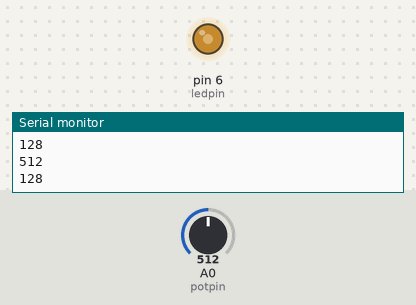
Bench run of a sketch on a simulated Arduino Uno, built with avr-gcc and run on an emulated ATmega328P. Shown: output pins drawn as LEDs (lit = HIGH), the last lines printed to the serial monitor. The inputs (shaded band) are chosen by the test bench; at power-on: A0 (potpin) = 512.

Above: at 1.3 s.
1.4 s: A0 (potpin) set to 716
At 2.7 s:
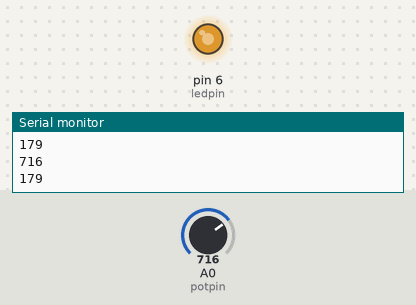
3.0 s: A0 (potpin) set to 900
At 3.8 s:
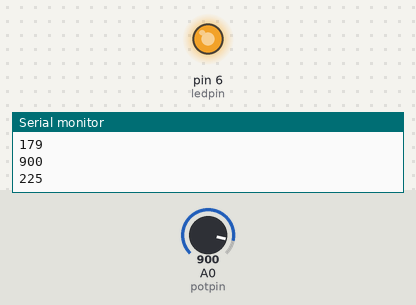
4.5 s: A0 (potpin) set to 122
At 5.1 s:
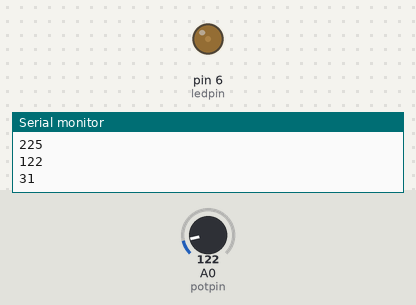
6.0 s: A0 (potpin) set to 0
At 7.2 s:
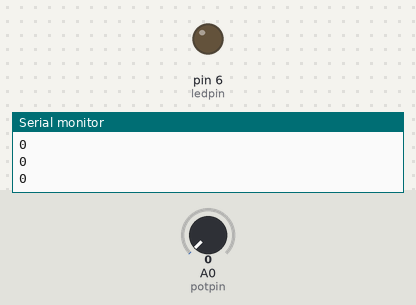
7.5 s: A0 (potpin) set to 511
At 8.6 s:
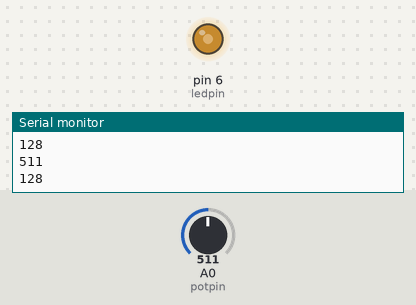
Timing chart, 0 to 10.0 s (numbered marks = the images above; inputs shaded):
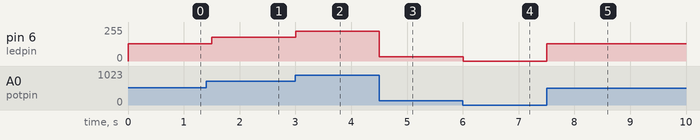

Measured:
- after the input at 1.4 s, pin 6 (ledpin): 128/255 → 179/255 after 0.10 s
- after the input at 3.0 s, pin 6 (ledpin): 179/255 → 225/255 at once
- after the input at 4.5 s, pin 6 (ledpin): 225/255 → 31/255 at once
- after the input at 6.0 s, pin 6 (ledpin): 31/255 → 0/255 at once
- after the input at 7.5 s, pin 6 (ledpin): 0/255 → 128/255 at once

The sketch:

potentiometer.ino
```cpp
 int potpin=A0;
  int ledpin=6;
  int val=0;
int o=0;
void setup() {
  // put your setup code here, to run once:
 pinMode(ledpin,OUTPUT);
 Serial.begin(9600);
}

void loop() {
  // put your main code here, to run repeatedly:
val=analogRead(potpin);
o=map(val,1023,0,255,0);
analogWrite(ledpin,o);
delay(500);

Serial.println(val);
Serial.println(o);


}
```
